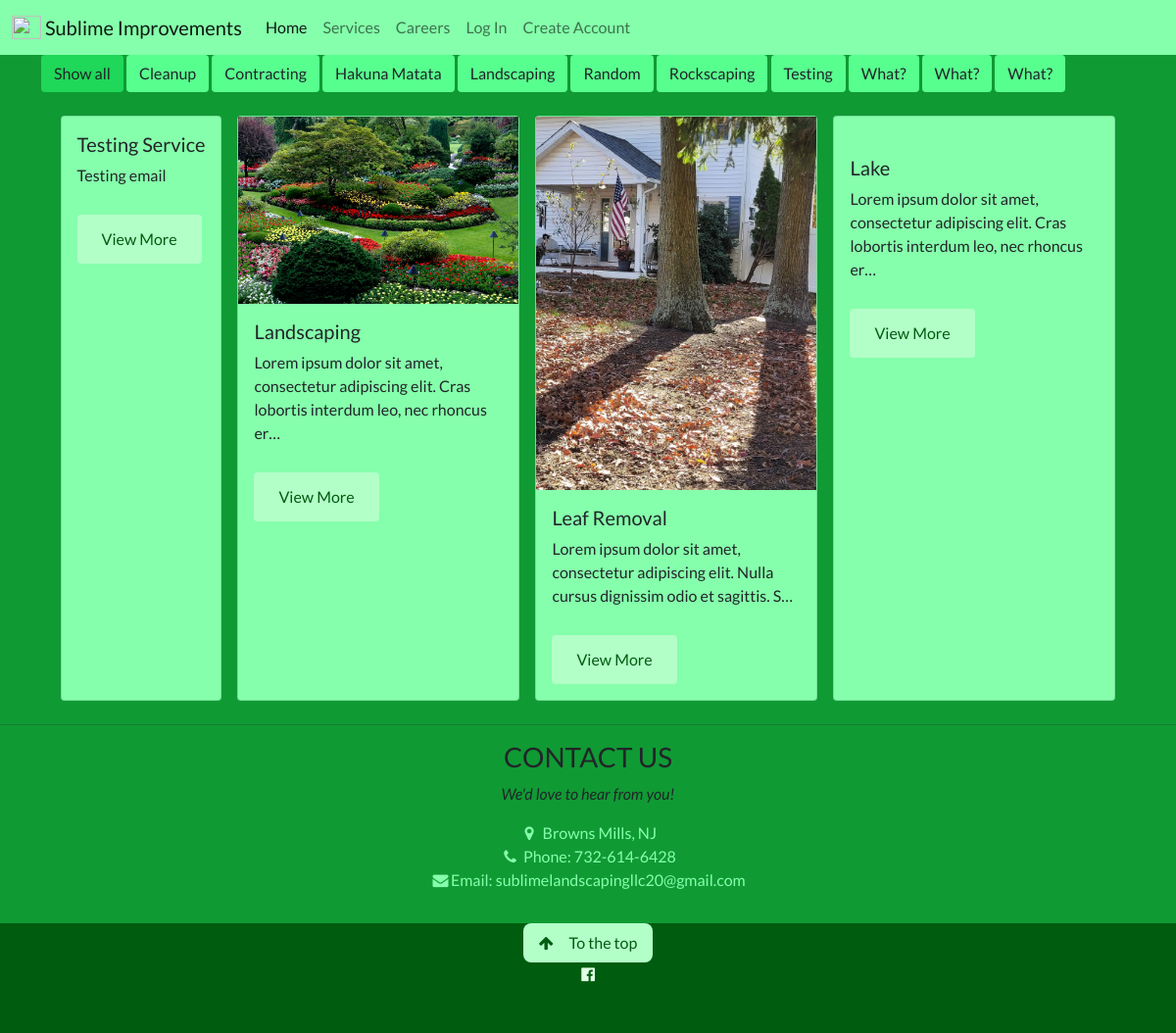
/services/, run on an earlier commit of the app's database.
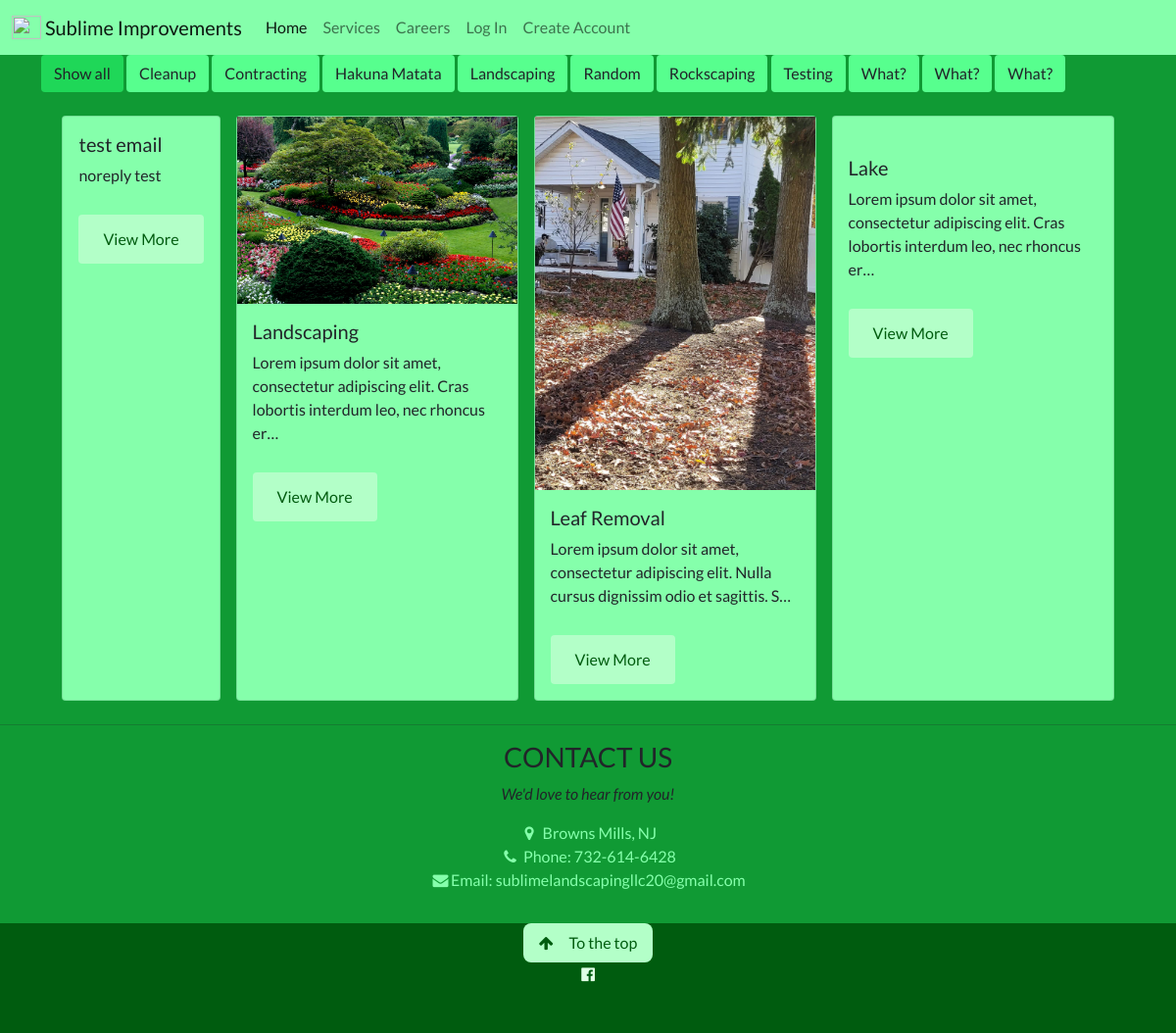
And on a later commit of the database.
### services/models.py (models this page shows, shortened)
class Category(models.Model):
    name = models.CharField(max_length=100, null=False, blank=False)
    created = models.DateTimeField(auto_now_add=True)
    id = models.UUIDField(default=uuid.uuid4, unique=True, primary_key=True, editable=False)
    def __str__(self):
        return self.name
    class Meta:
        ordering = ['name']

class Service(models.Model):
    class Priority(models.IntegerChoices):
        FIRST = 1
        SECOND = 2
        THIRD = 3
        FORTH = 4
        FIFTH = 5
    SERVICE_TYPE = (
        ('featured', 'Featured'),
        ('other', 'Other'),
        ('none', 'None'),
        )
    name = models.CharField(max_length=100, null=False, blank=False, unique=True)
    slug = models.SlugField(max_length=300, blank=True)
    image = models.ImageField(null=True, blank=True)
    description = models.TextField(null=False, blank=False)
    featured = models.CharField(max_length=9, null=False, blank=False, choices=SERVICE_TYPE, default='none')
    priority = models.IntegerField(choices=Priority.choices, blank=True, null=True)
    categories = models.ManyToManyField(Category, blank=True)
    created = models.DateTimeField(auto_now_add=True)
    id = models.UUIDField(default=uuid.uuid4, unique=True, primary_key=True, editable=False)
    class Meta:
        ordering = ['priority', '-created']

### services/views.py (the view)
# urls.py: path('services/', views.services, name='services'),
def services(request):
    services = Service.objects.all()
    categories = Category.objects.all()
    context ={'services':services, 'categories':categories}
    return render(request, "services/services.html", context)

### services/templates/services/services.html (shortened to what this page needs)
{% extends 'main.html' %}
{% block content %}
<div id="myBtnContainer" class="container pb-3">
    <button class="btn active bg-green-700" onclick="filterSelection('all')"> Show all</button>
    {% for category in categories.all %}
    <button class="btn bg-green-400" onclick="filterSelection('{{ category }}')"> {{ category }}</button>
    {% empty %}
    <p>No Categories Found</p>
    {% endfor %}
  </div>
<div class="container d-flex flex-wrap justify-content-center ">
{% for service in services %}
    <div class="filterDiv card bg-green-300 rounded{{service.categories.all}}" style="max-width: 18rem; margin: 8px;">
        {% if service.image %}
            <img class="img-fluid" src="{{service.image.url}}" class="card-img-top" alt="">
        {% endif %}
        <div class="card-body">
            <h5 class="card-title">{{service.name}}</h5>
            <p class="card-text">{{service.description|truncatechars:100}}</p>
            <a class="padding-large btn bg-green-200 text-green-900" style="margin-top:12px" href="{% url "view-service" service.slug %}?next=/services" title="">View More</a>
        </div>
    </div>
{% endfor %}
</div>
{% endblock content %}

### templates/main.html (shortened to what this page needs)
<!DOCTYPE html>
{% load static %}
<html>
    <head>
        <link href="https://cdn.jsdelivr.net/npm/bootstrap@5.1.3/dist/css/bootstrap.min.css" rel="stylesheet">
        <link rel="stylesheet" href="{% static 'styles/modulecontrol.css'%}" />
        <link rel="stylesheet" href="https://cdnjs.cloudflare.com/ajax/libs/font-awesome/4.7.0/css/font-awesome.min.css">
    </head>
    <body class="bg-green-800">
        {% include 'bootstrap_navbar.html' %}
    {% block content %}
    {% endblock content %}
    {% include 'contact_us.html' %}
    {% include 'footer.html' %}
    </body>
</html>

### templates/bootstrap_navbar.html (shortened to what this page needs)
<nav class="navbar navbar-expand-lg navbar-light bg-green-300">
  <div class="container-fluid bg-green-300">
    <a class="navbar-brand" href="{% url 'index' %}">
      <img src="https://slnet-bucket.s3.amazonaws.com/Sublime_Landscaping_Logo.png" alt="" width="30" height="24" class="d-inline-block align-text-top">
      Sublime Improvements
    </a>
    <div class="collapse navbar-collapse" id="navbarSupportedContent">
      <ul class="navbar-nav me-auto mb-2 mb-lg-0 text-center">
        <li class="nav-item">
          <a class="nav-link active" aria-current="page" href="{% url 'index' %}">Home</a>
        </li>
        <li class="nav-item">
          <a class="nav-link" href="{% url 'services' %}">Services</a>
        </li>
        <li class="nav-item">
          <a class="nav-link" href="{% url 'job-board' %}">Careers</a>
        </li>
        {% if request.user.is_authenticated %}
          <li class="nav-item">
            <a class="nav-link" href="{% url 'logout' %}">Log Out</a>
          </li>
          <li class="nav-item">
            <a class="nav-link" href="{% url 'edit-account' %}">Edit Account</a>
          </li>
          {% else %}
          <li class="nav-item">
            <a class="nav-link" href="{% url 'login' %}">Log In</a>
          </li>
          <li class="nav-item">
            <a class="nav-link" href="{% url 'create-account' %}">Create Account</a>
          </li>
        {% endif %}
      </ul>
    </div>
  </div>
</nav>

### templates/contact_us.html
  <hr>
  <div class="container" style="padding-bottom:32px">
    <h3 class="text-center">CONTACT US</h3>
    <p class="text-center"><em>We'd love to hear from you!</em></p>
        <div class="text-green-300 font-xlarge text-center">
          <p class="" style="margin: 0;">
            <i class="fa fa-map-marker fa-fw font-xlarge"></i> Browns Mills, NJ
          </p>
          <a href="tel:7326146428" class="text-green-300">
            <i class="fa fa-phone fa-fw"></i> Phone: 732-614-6428
          </a>
          <br>
          <a href="mailto:sublimelandscapingllc20@gmail.com" class="text-green-300"><i class="fa fa-envelope fa-fw"></i>Email: sublimelandscapingllc20@gmail.com
          </a>
          <br>
        </div>
  </div>

### templates/footer.html (shortened to what this page needs)
  <footer class="text-center bg-green-900 padding-y-64">
    <a href="#top" class="button bg-green-200 text-green-900"><i class="fa fa-arrow-up" style="margin-right:16px"></i>To the top</a>
    <div class="font-xlarge text-green-100">
      <a href="https://www.facebook.com/sublimelandscapingllc"><i class="fa fa-facebook-official hover-opacity text-green-100"></i></a>
    </div>
    <br>
    <br>
  </footer>

### static/styles/modules/main.css (style rules this page uses)
.button { border: none; border-radius: 0.5em; display: inline-block; padding: 8px 16px; vertical-align: middle; overflow: hidden; text-decoration: none; text-align: center; cursor: pointer; white-space: nowrap; }
body,h1,h2,h3,h4,h5,h6, p { font-family: "Lato", sans-serif; }
.hover-opacity { cursor: pointer; }

### static/styles/modules/green.css (style rules this page uses)
.bg-green-900 { background-color: #005c0f !important; }
.bg-green-800 { background-color: #109a34 !important; }
.bg-green-700 { background-color: #1fd758 !important; }
.bg-green-400 { background-color: #57ff8e !important; }
.bg-green-300 { background-color: #85ffab !important; }
.bg-green-200 { background-color: #b3ffc8 !important; }
.text-green-900 { color: #005c0f; }
.text-green-300 { color: #85ffab; }
.text-green-100 { color: #e0ffe5; }
:any-link { text-decoration: none; }

### static/styles/modules/cards.css (style rules this page uses)
:root { --background-dark: #2d3548; --text-light: rgba(255,255,255,0.6); --text-lighter: rgba(255,255,255,0.9); --spacing-s: 8px; --spacing-m: 16px; --spacing-l: 24px; --spacing-xl: 32px; --spacing-xxl: 64px; --width-container: 1200px; }

### static/styles/modules/positioning.css (style rules this page uses)
.padding-large { padding: 12px 24px !important; }

### services/templates/services/services.html (style rules this page uses)
.filterDiv { display: none; }
.show { display: block; }

What changed in the data, as far as the page shows it:
removed Service: name "Testing Service", description "Testing email"
added Service: name "test email", description "noreply test"
